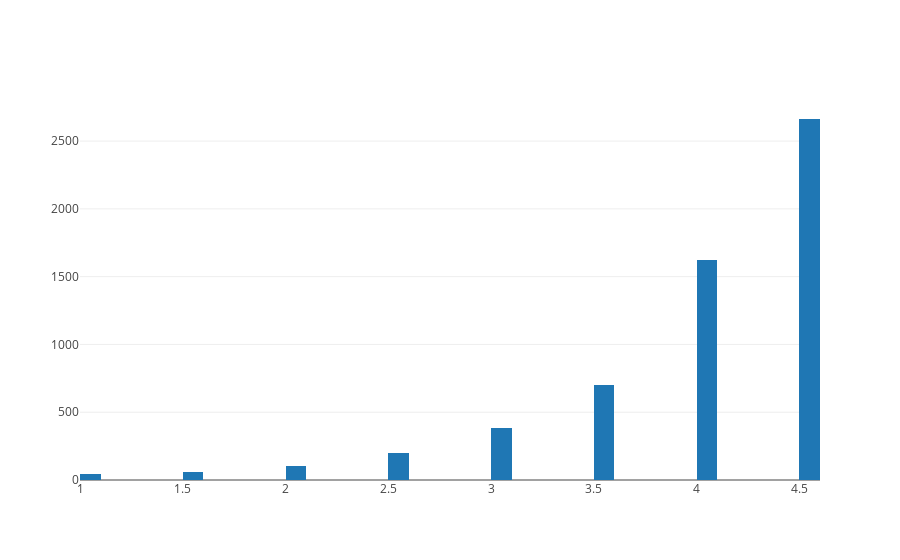

Notebook code cell kept with this figure:
### Code cell
a_data = [go.Histogram(
        x = apple_data_renamed.Rating,
        xbins = {'start': 1, 'size': 0.1, 'end' :5}
)]

print('Average app rating = ', np.mean(apple_data_renamed['Rating']))
plotly.offline.iplot(a_data, filename='overall_rating_distribution')

### Figure 1 — Plotly figure (JSON) as saved in the notebook; plotly's stock layout.template omitted (floating-point values rounded to 4 significant figures; data arrays with more than 128 entries replaced by an {"elided": "..."} marker saying what was removed)
{"data": [{"type": "histogram", "uid": "c8edcc0a-be13-11e8-bd3e-5cea1d22f542", "x": {"elided": "7197 float values"}, "xbins": {"end": 5, "size": 0.1, "start": 1}}], "layout": {}}
